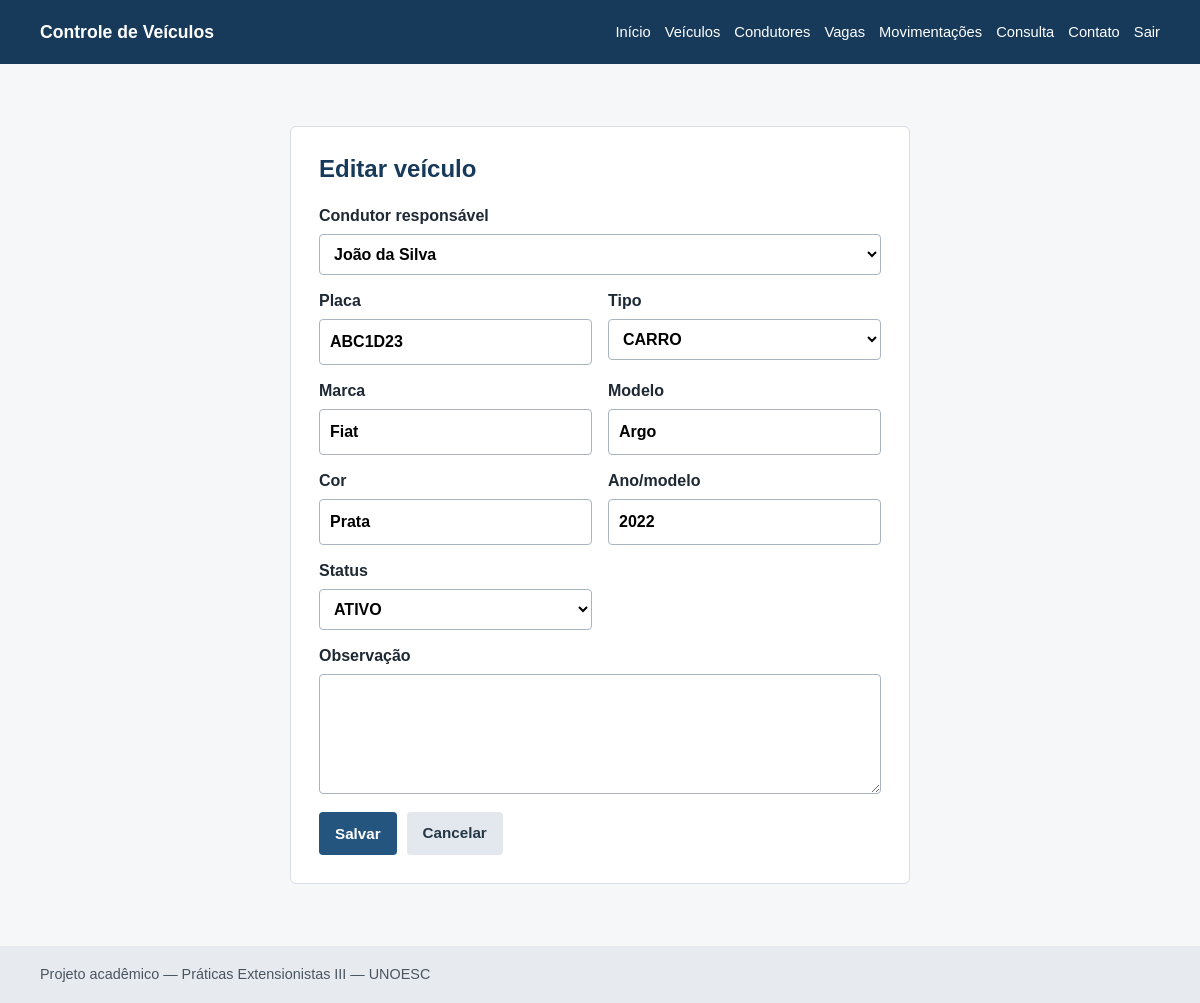
/veiculos/form.php?id=1 (signed in), run on the app's committed database.
### tables this page shows
CREATE TABLE veiculos (
    id_veiculo INT UNSIGNED AUTO_INCREMENT PRIMARY KEY,
    id_condutor INT UNSIGNED NOT NULL,
    placa VARCHAR(8) NOT NULL UNIQUE,
    marca VARCHAR(50) NOT NULL,
    modelo VARCHAR(80) NOT NULL,
    cor VARCHAR(40) NOT NULL,
    ano_modelo SMALLINT UNSIGNED NULL,
    tipo_veiculo ENUM('CARRO', 'MOTO', 'UTILITARIO', 'OUTRO') NOT NULL DEFAULT 'CARRO',
    observacao VARCHAR(255) NULL,
    status ENUM('ATIVO', 'INATIVO') NOT NULL DEFAULT 'ATIVO',
    created_at DATETIME NOT NULL DEFAULT CURRENT_TIMESTAMP,
    updated_at DATETIME NOT NULL DEFAULT CURRENT_TIMESTAMP ON UPDATE CURRENT_TIMESTAMP,
    CONSTRAINT fk_veiculos_condutor FOREIGN KEY (id_condutor)
        REFERENCES condutores (id_condutor)
        ON UPDATE CASCADE ON DELETE RESTRICT,
    INDEX idx_veiculos_placa (placa),
    INDEX idx_veiculos_modelo (modelo)
);

CREATE TABLE condutores (
    id_condutor INT UNSIGNED AUTO_INCREMENT PRIMARY KEY,
    nome VARCHAR(120) NOT NULL,
    cpf CHAR(11) NULL UNIQUE,
    telefone VARCHAR(20) NULL,
    email VARCHAR(150) NULL,
    tipo_condutor ENUM('FUNCIONARIO', 'VISITANTE', 'PRESTADOR', 'OUTRO') NOT NULL DEFAULT 'VISITANTE',
    unidade_setor VARCHAR(100) NULL,
    status ENUM('ATIVO', 'INATIVO') NOT NULL DEFAULT 'ATIVO',
    created_at DATETIME NOT NULL DEFAULT CURRENT_TIMESTAMP,
    updated_at DATETIME NOT NULL DEFAULT CURRENT_TIMESTAMP ON UPDATE CURRENT_TIMESTAMP,
    INDEX idx_condutores_nome (nome)
);

### src/includes/helpers.php (called while the page is built, shortened)
<?php
function e(?string $value): string
{
    return htmlspecialchars($value ?? '', ENT_QUOTES, 'UTF-8');
}

### src/veiculos/form.php (the view, shortened to what this page needs)
<?php
$pdo = db();
$id = filter_input(INPUT_GET, 'id', FILTER_VALIDATE_INT) ?: 0;
$veiculo = ['id_condutor'=>'','placa'=>'','marca'=>'','modelo'=>'','cor'=>'','ano_modelo'=>'','tipo_veiculo'=>'CARRO','observacao'=>'','status'=>'ATIVO'];
if ($id) {
    $stmt = $pdo->prepare('SELECT * FROM veiculos WHERE id_veiculo = ?');
    $stmt->execute([$id]);
    $veiculo = $stmt->fetch() ?: $veiculo;
}
$condutores = $pdo->query("SELECT id_condutor, nome FROM condutores WHERE status='ATIVO' ORDER BY nome")->fetchAll();
require __DIR__ . '/../includes/header.php';
?>
<section class="form-panel"><h1><?= $id ? 'Editar veículo' : 'Cadastrar veículo' ?></h1>
<form method="post"><input type="hidden" name="csrf_token" value="<?= e(csrf_token()) ?>"><input type="hidden" name="id" value="<?= $id ?>">
<label>Condutor responsável<select name="id_condutor" required><option value="">Selecione</option><?php foreach ($condutores as $c): ?><option value="<?= (int)$c['id_condutor'] ?>" <?= (int)$veiculo['id_condutor']===(int)$c['id_condutor']?'selected':'' ?>><?= e($c['nome']) ?></option><?php endforeach; ?></select></label>
<div class="form-grid"><label>Placa<input name="placa" maxlength="8" required value="<?= e($veiculo['placa']) ?>" placeholder="ABC1D23"></label><label>Tipo<select name="tipo_veiculo"><?php foreach(['CARRO','MOTO','UTILITARIO','OUTRO'] as $tipo): ?><option <?= $veiculo['tipo_veiculo']===$tipo?'selected':'' ?>><?= $tipo ?></option><?php endforeach; ?></select></label><label>Marca<input name="marca" maxlength="50" required value="<?= e($veiculo['marca']) ?>"></label><label>Modelo<input name="modelo" maxlength="80" required value="<?= e($veiculo['modelo']) ?>"></label><label>Cor<input name="cor" maxlength="40" required value="<?= e($veiculo['cor']) ?>"></label><label>Ano/modelo<input type="number" name="ano_modelo" min="1900" max="<?= date('Y')+1 ?>" value="<?= e((string)$veiculo['ano_modelo']) ?>"></label><label>Status<select name="status"><option <?= $veiculo['status']==='ATIVO'?'selected':'' ?>>ATIVO</option><option <?= $veiculo['status']==='INATIVO'?'selected':'' ?>>INATIVO</option></select></label></div>
<label>Observação<textarea name="observacao" maxlength="255"><?= e($veiculo['observacao']) ?></textarea></label><div class="form-actions"><button class="button" type="submit" <?= !$condutores?'disabled':'' ?>>Salvar</button><a class="button button-light" href="index.php">Cancelar</a></div></form></section>
<?php require __DIR__ . '/../includes/footer.php'; ?>

### src/css/style.css (style rules this page uses)
:root { --blue:#24557f;--blue-dark:#173a5b;--blue-soft:#eaf2f8;--green:#237a57;--red:#a23b3b;--gray:#5b6570;--line:#d8dee5;--bg:#f5f7f9;--white:#fff }
* { box-sizing:border-box }
body { margin:0;font-family:Arial,sans-serif;color:#1e2933;background:var(--bg);line-height:1.5 }
h1,h2 { color:var(--blue-dark);line-height:1.2 }
h1 { margin-top:0 }
.button { display:inline-block;border:0;border-radius:4px;background:var(--blue);color:#fff;padding:10px 16px;text-decoration:none;font-weight:700;cursor:pointer;font-size:.95rem }
.button-light { background:#e2e8ee;color:#243746 }
.login-panel,.form-panel { max-width:620px;margin:30px auto;background:#fff;border:1px solid var(--line);border-radius:6px;padding:28px }
form label { display:block;font-weight:700;margin:0 0 14px }
input,select,textarea { display:block;width:100%;margin-top:6px;padding:10px;border:1px solid #aab4bf;border-radius:4px;background:#fff;font:inherit }
textarea { min-height:120px;resize:vertical }
.form-grid { display:grid;grid-template-columns:1fr 1fr;gap:0 16px }
.form-actions { display:flex;gap:10px;margin-top:18px }

### data on the page
veiculos: id_condutor "João da Silva", placa "ABC1D23", tipo_veiculo "CARRO", marca "Fiat", modelo "Argo", cor "Prata", ano_modelo "2022", status "ATIVO"
